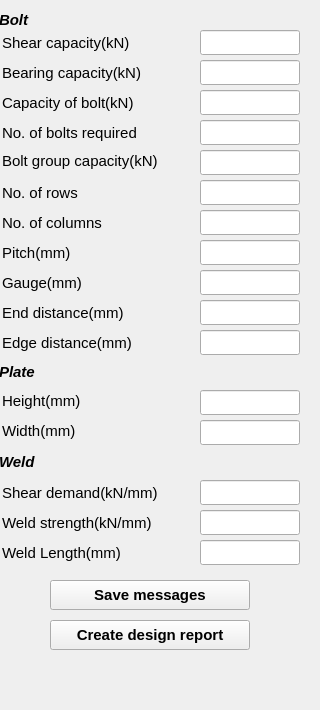
  <widget class="QDockWidget" name="outputDock">
   <property name="sizePolicy">
    <sizepolicy hsizetype="Fixed" vsizetype="Preferred">
     <horstretch>0</horstretch>
     <verstretch>0</verstretch>
    </sizepolicy>
   </property>
   <property name="minimumSize">
    <size>
     <width>320</width>
     <height>710</height>
    </size>
   </property>
   <property name="maximumSize">
    <size>
     <width>310</width>
     <height>710</height>
    </size>
   </property>
   <property name="font">
    <font>
     <family>Arial</family>
     <pointsize>11</pointsize>
     <weight>75</weight>
     <bold>true</bold>
    </font>
   </property>
   <property name="windowTitle">
    <string>Output dock</string>
   </property>
   <attribute name="dockWidgetArea">
    <number>2</number>
   </attribute>
   <widget class="QWidget" name="dockWidgetContents_2">
    <widget class="QLineEdit" name="txtNoBolts">
     <property name="geometry">
      <rect>
       <x>200</x>
       <y>120</y>
       <width>100</width>
       <height>25</height>
      </rect>
     </property>
     <property name="font">
      <font>
       <weight>50</weight>
       <bold>false</bold>
      </font>
     </property>
     <property name="readOnly">
      <bool>true</bool>
     </property>
    </widget>
    <widget class="QLabel" name="t_7">
     <property name="geometry">
      <rect>
       <x>2</x>
       <y>120</y>
       <width>191</width>
       <height>25</height>
      </rect>
     </property>
     <property name="font">
      <font>
       <pointsize>11</pointsize>
       <weight>50</weight>
       <bold>false</bold>
      </font>
     </property>
     <property name="text">
      <string>No. of bolts required</string>
     </property>
    </widget>
    <widget class="QLineEdit" name="txtShrCapacity">
     <property name="geometry">
      <rect>
       <x>200</x>
       <y>30</y>
       <width>100</width>
       <height>25</height>
      </rect>
     </property>
     <property name="font">
      <font>
       <weight>50</weight>
       <bold>false</bold>
      </font>
     </property>
     <property name="text">
      <string/>
     </property>
     <property name="readOnly">
      <bool>true</bool>
     </property>
    </widget>
    <widget class="QLineEdit" name="txtPitch">
     <property name="geometry">
      <rect>
       <x>200</x>
       <y>240</y>
       <width>100</width>
       <height>25</height>
      </rect>
     </property>
     <property name="font">
      <font>
       <weight>50</weight>
       <bold>false</bold>
      </font>
     </property>
     <property name="readOnly">
      <bool>true</bool>
     </property>
    </widget>
    <widget class="QLineEdit" name="txtGuage">
     <property name="geometry">
      <rect>
       <x>200</x>
       <y>270</y>
       <width>100</width>
       <height>25</height>
      </rect>
     </property>
     <property name="font">
      <font>
       <weight>50</weight>
       <bold>false</bold>
      </font>
     </property>
     <property name="readOnly">
      <bool>true</bool>
     </property>
    </widget>
    <widget class="QLineEdit" name="txtBoltCapacity">
     <property name="geometry">
      <rect>
       <x>200</x>
       <y>90</y>
       <width>100</width>
       <height>25</height>
      </rect>
     </property>
     <property name="font">
      <font>
       <weight>50</weight>
       <bold>false</bold>
      </font>
     </property>
     <property name="readOnly">
      <bool>true</bool>
     </property>
    </widget>
    <widget class="QLineEdit" name="txt_col">
     <property name="geometry">
      <rect>
       <x>200</x>
       <y>210</y>
       <width>100</width>
       <height>25</height>
      </rect>
     </property>
     <property name="font">
      <font>
       <weight>50</weight>
       <bold>false</bold>
      </font>
     </property>
     <property name="readOnly">
      <bool>true</bool>
     </property>
    </widget>
    <widget class="QLineEdit" name="txt_row">
     <property name="geometry">
      <rect>
       <x>200</x>
       <y>180</y>
       <width>100</width>
       <height>25</height>
      </rect>
     </property>
     <property name="font">
      <font>
       <weight>50</weight>
       <bold>false</bold>
      </font>
     </property>
     <property name="readOnly">
      <bool>true</bool>
     </property>
    </widget>
    <widget class="QLabel" name="label_152">
     <property name="geometry">
      <rect>
       <x>2</x>
       <y>270</y>
       <width>130</width>
       <height>25</height>
      </rect>
     </property>
     <property name="font">
      <font>
       <pointsize>11</pointsize>
       <weight>50</weight>
       <bold>false</bold>
      </font>
     </property>
     <property name="text">
      <string>Gauge(mm)</string>
     </property>
    </widget>
    <widget class="QLabel" name="labl123_7">
     <property name="geometry">
      <rect>
       <x>2</x>
       <y>90</y>
       <width>179</width>
       <height>25</height>
      </rect>
     </property>
     <property name="font">
      <font>
       <pointsize>11</pointsize>
       <weight>50</weight>
       <bold>false</bold>
      </font>
     </property>
     <property name="text">
      <string>Capacity of bolt(kN)</string>
     </property>
    </widget>
    <widget class="QLineEdit" name="txtbearCapacity">
     <property name="geometry">
      <rect>
       <x>200</x>
       <y>60</y>
       <width>100</width>
       <height>25</height>
      </rect>
     </property>
     <property name="font">
      <font>
       <weight>50</weight>
       <bold>false</bold>
      </font>
     </property>
     <property name="readOnly">
      <bool>true</bool>
     </property>
    </widget>
    <widget class="QLabel" name="label_153">
     <property name="geometry">
      <rect>
       <x>2</x>
       <y>300</y>
       <width>179</width>
       <height>25</height>
      </rect>
     </property>
     <property name="font">
      <font>
       <pointsize>11</pointsize>
       <weight>50</weight>
       <bold>false</bold>
      </font>
     </property>
     <property name="text">
      <string>End distance(mm)</string>
     </property>
    </widget>
    <widget class="QLabel" name="lbl_col_7">
     <property name="geometry">
      <rect>
       <x>2</x>
       <y>210</y>
       <width>130</width>
       <height>25</height>
      </rect>
     </property>
     <property name="font">
      <font>
       <pointsize>11</pointsize>
       <weight>50</weight>
       <bold>false</bold>
      </font>
     </property>
     <property name="text">
      <string>No. of columns</string>
     </property>
    </widget>
    <widget class="QLabel" name="label_154">
     <property name="geometry">
      <rect>
       <x>2</x>
       <y>240</y>
       <width>130</width>
       <height>25</height>
      </rect>
     </property>
     <property name="font">
      <font>
       <pointsize>11</pointsize>
       <weight>50</weight>
       <bold>false</bold>
      </font>
     </property>
     <property name="text">
      <string>Pitch(mm)</string>
     </property>
    </widget>
    <widget class="QLineEdit" name="txtEdgeDist">
     <property name="geometry">
      <rect>
       <x>200</x>
       <y>330</y>
       <width>100</width>
       <height>25</height>
      </rect>
     </property>
     <property name="font">
      <font>
       <weight>50</weight>
       <bold>false</bold>
      </font>
     </property>
     <property name="readOnly">
      <bool>true</bool>
     </property>
    </widget>
    <widget class="QLabel" name="lbl_row_7">
     <property name="geometry">
      <rect>
       <x>2</x>
       <y>180</y>
       <width>130</width>
       <height>25</height>
      </rect>
     </property>
     <property name="font">
      <font>
       <pointsize>11</pointsize>
       <weight>50</weight>
       <bold>false</bold>
      </font>
     </property>
     <property name="text">
      <string>No. of rows</string>
     </property>
    </widget>
    <widget class="QLabel" name="label_155">
     <property name="geometry">
      <rect>
       <x>2</x>
       <y>330</y>
       <width>179</width>
       <height>25</height>
      </rect>
     </property>
     <property name="font">
      <font>
       <pointsize>11</pointsize>
       <weight>50</weight>
       <bold>false</bold>
      </font>
     </property>
     <property name="text">
      <string>Edge distance(mm)</string>
     </property>
    </widget>
    <widget class="QLabel" name="label_156">
     <property name="geometry">
      <rect>
       <x>2</x>
       <y>30</y>
       <width>161</width>
       <height>25</height>
      </rect>
     </property>
     <property name="font">
      <font>
       <pointsize>11</pointsize>
       <weight>50</weight>
       <bold>false</bold>
      </font>
     </property>
     <property name="text">
      <string>Shear capacity(kN)</string>
     </property>
    </widget>
    <widget class="QLineEdit" name="txtEndDist">
     <property name="geometry">
      <rect>
       <x>200</x>
       <y>300</y>
       <width>100</width>
       <height>25</height>
      </rect>
     </property>
     <property name="font">
      <font>
       <weight>50</weight>
       <bold>false</bold>
      </font>
     </property>
     <property name="readOnly">
      <bool>true</bool>
     </property>
    </widget>
    <widget class="QLabel" name="label_157">
     <property name="geometry">
      <rect>
       <x>-1</x>
       <y>10</y>
       <width>66</width>
       <height>20</height>
      </rect>
     </property>
     <property name="font">
      <font>
       <pointsize>11</pointsize>
       <weight>50</weight>
       <bold>false</bold>
      </font>
     </property>
     <property name="text">
      <string>&lt;html&gt;&lt;head/&gt;&lt;body&gt;&lt;p&gt;&lt;span style=&quot; font-weight:600; font-style:italic;&quot;&gt;Bolt&lt;/span&gt;&lt;/p&gt;&lt;/body&gt;&lt;/html&gt;</string>
     </property>
    </widget>
    <widget class="QLabel" name="label_158">
     <property name="geometry">
      <rect>
       <x>2</x>
       <y>60</y>
       <width>179</width>
       <height>25</height>
      </rect>
     </property>
     <property name="font">
      <font>
       <pointsize>11</pointsize>
       <weight>50</weight>
       <bold>false</bold>
      </font>
     </property>
     <property name="text">
      <string>Bearing capacity(kN)</string>
     </property>
    </widget>
    <widget class="QLabel" name="label_161">
     <property name="geometry">
      <rect>
       <x>-1</x>
       <y>360</y>
       <width>130</width>
       <height>25</height>
      </rect>
     </property>
     <property name="font">
      <font>
       <pointsize>11</pointsize>
      </font>
     </property>
     <property name="text">
      <string>&lt;html&gt;&lt;head/&gt;&lt;body&gt;&lt;p&gt;&lt;span style=&quot; font-weight:600; font-style:italic;&quot;&gt;Plate&lt;/span&gt;&lt;/p&gt;&lt;/body&gt;&lt;/html&gt;</string>
     </property>
    </widget>
    <widget class="QLineEdit" name="txtWeldStrng">
     <property name="geometry">
      <rect>
       <x>200</x>
       <y>510</y>
       <width>100</width>
       <height>25</height>
      </rect>
     </property>
     <property name="font">
      <font>
       <weight>50</weight>
       <bold>false</bold>
      </font>
     </property>
     <property name="readOnly">
      <bool>true</bool>
     </property>
    </widget>
    <widget class="QLabel" name="label_163">
     <property name="geometry">
      <rect>
       <x>2</x>
       <y>480</y>
       <width>191</width>
       <height>25</height>
      </rect>
     </property>
     <property name="font">
      <font>
       <pointsize>11</pointsize>
       <weight>50</weight>
       <bold>false</bold>
      </font>
     </property>
     <property name="text">
      <string>Shear demand(kN/mm)</string>
     </property>
    </widget>
    <widget class="QLabel" name="label_164">
     <property name="geometry">
      <rect>
       <x>2</x>
       <y>510</y>
       <width>191</width>
       <height>25</height>
      </rect>
     </property>
     <property name="font">
      <font>
       <pointsize>11</pointsize>
       <weight>50</weight>
       <bold>false</bold>
      </font>
     </property>
     <property name="text">
      <string>Weld strength(kN/mm)</string>
     </property>
    </widget>
    <widget class="QLineEdit" name="txtResltShr">
     <property name="geometry">
      <rect>
       <x>200</x>
       <y>480</y>
       <width>100</width>
       <height>25</height>
      </rect>
     </property>
     <property name="font">
      <font>
       <weight>50</weight>
       <bold>false</bold>
      </font>
     </property>
     <property name="readOnly">
      <bool>true</bool>
     </property>
    </widget>
    <widget class="QLabel" name="label_166">
     <property name="geometry">
      <rect>
       <x>-1</x>
       <y>450</y>
       <width>130</width>
       <height>25</height>
      </rect>
     </property>
     <property name="font">
      <font>
       <pointsize>11</pointsize>
      </font>
     </property>
     <property name="text">
      <string>&lt;html&gt;&lt;head/&gt;&lt;body&gt;&lt;p&gt;&lt;span style=&quot; font-weight:600; font-style:italic;&quot;&gt;Weld&lt;/span&gt;&lt;/p&gt;&lt;/body&gt;&lt;/html&gt;</string>
     </property>
    </widget>
    <widget class="QPushButton" name="btn_SaveMessages">
     <property name="geometry">
      <rect>
       <x>50</x>
       <y>580</y>
       <width>200</width>
       <height>30</height>
      </rect>
     </property>
     <property name="toolTip">
      <string>Save log messages</string>
     </property>
     <property name="text">
      <string>Save messages</string>
     </property>
     <property name="autoDefault">
      <bool>true</bool>
     </property>
    </widget>
    <widget class="QPushButton" name="btn_CreateDesign">
     <property name="geometry">
      <rect>
       <x>50</x>
       <y>620</y>
       <width>200</width>
       <height>30</height>
      </rect>
     </property>
     <property name="toolTip">
      <string>Create design report</string>
     </property>
     <property name="text">
      <string>Create design report</string>
     </property>
     <property name="autoDefault">
      <bool>true</bool>
     </property>
    </widget>
    <widget class="QLabel" name="plateHeight">
     <property name="geometry">
      <rect>
       <x>2</x>
       <y>390</y>
       <width>100</width>
       <height>22</height>
      </rect>
     </property>
     <property name="font">
      <font>
       <pointsize>11</pointsize>
       <weight>50</weight>
       <bold>false</bold>
      </font>
     </property>
     <property name="text">
      <string>Height(mm)</string>
     </property>
    </widget>
    <widget class="QLineEdit" name="txtplate_ht">
     <property name="geometry">
      <rect>
       <x>200</x>
       <y>390</y>
       <width>100</width>
       <height>25</height>
      </rect>
     </property>
     <property name="font">
      <font>
       <weight>50</weight>
       <bold>false</bold>
      </font>
     </property>
     <property name="readOnly">
      <bool>true</bool>
     </property>
    </widget>
    <widget class="QLineEdit" name="txtplate_width">
     <property name="geometry">
      <rect>
       <x>200</x>
       <y>420</y>
       <width>100</width>
       <height>25</height>
      </rect>
     </property>
     <property name="font">
      <font>
       <weight>50</weight>
       <bold>false</bold>
      </font>
     </property>
     <property name="readOnly">
      <bool>true</bool>
     </property>
    </widget>
    <widget class="QLabel" name="label_2">
     <property name="geometry">
      <rect>
       <x>2</x>
       <y>420</y>
       <width>100</width>
       <height>22</height>
      </rect>
     </property>
     <property name="font">
      <font>
       <pointsize>11</pointsize>
       <weight>50</weight>
       <bold>false</bold>
      </font>
     </property>
     <property name="text">
      <string>Width(mm)</string>
     </property>
    </widget>
    <widget class="QLabel" name="label_10">
     <property name="geometry">
      <rect>
       <x>2</x>
       <y>150</y>
       <width>200</width>
       <height>22</height>
      </rect>
     </property>
     <property name="font">
      <font>
       <pointsize>11</pointsize>
       <weight>50</weight>
       <bold>false</bold>
      </font>
     </property>
     <property name="text">
      <string>Bolt group capacity(kN)</string>
     </property>
    </widget>
    <widget class="QLineEdit" name="txtboltgrpcapacity">
     <property name="geometry">
      <rect>
       <x>200</x>
       <y>150</y>
       <width>100</width>
       <height>25</height>
      </rect>
     </property>
     <property name="font">
      <font>
       <weight>50</weight>
       <bold>false</bold>
      </font>
     </property>
     <property name="readOnly">
      <bool>true</bool>
     </property>
    </widget>
    <widget class="QLabel" name="label_165">
     <property name="geometry">
      <rect>
       <x>2</x>
       <y>540</y>
       <width>191</width>
       <height>25</height>
      </rect>
     </property>
     <property name="font">
      <font>
       <pointsize>11</pointsize>
       <weight>50</weight>
       <bold>false</bold>
      </font>
     </property>
     <property name="text">
      <string>Weld Length(mm)</string>
     </property>
    </widget>
    <widget class="QLineEdit" name="txtWeld_length">
     <property name="geometry">
      <rect>
       <x>200</x>
       <y>540</y>
       <width>100</width>
       <height>25</height>
      </rect>
     </property>
     <property name="font">
      <font>
       <weight>50</weight>
       <bold>false</bold>
      </font>
     </property>
     <property name="readOnly">
      <bool>true</bool>
     </property>
    </widget>
   </widget>
  </widget>
